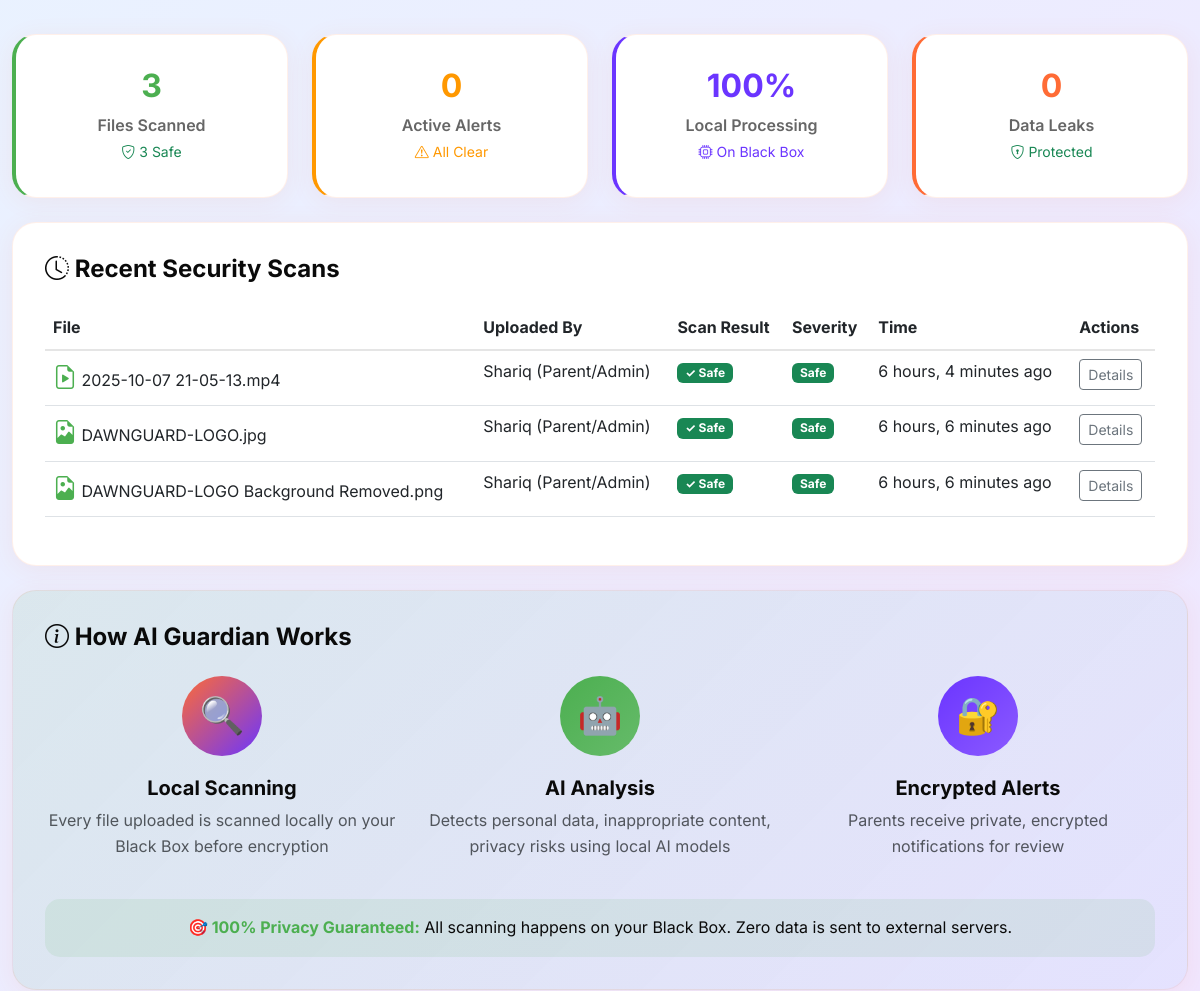
Page /guardian/ (signed in, middle part) on the earlier database version.
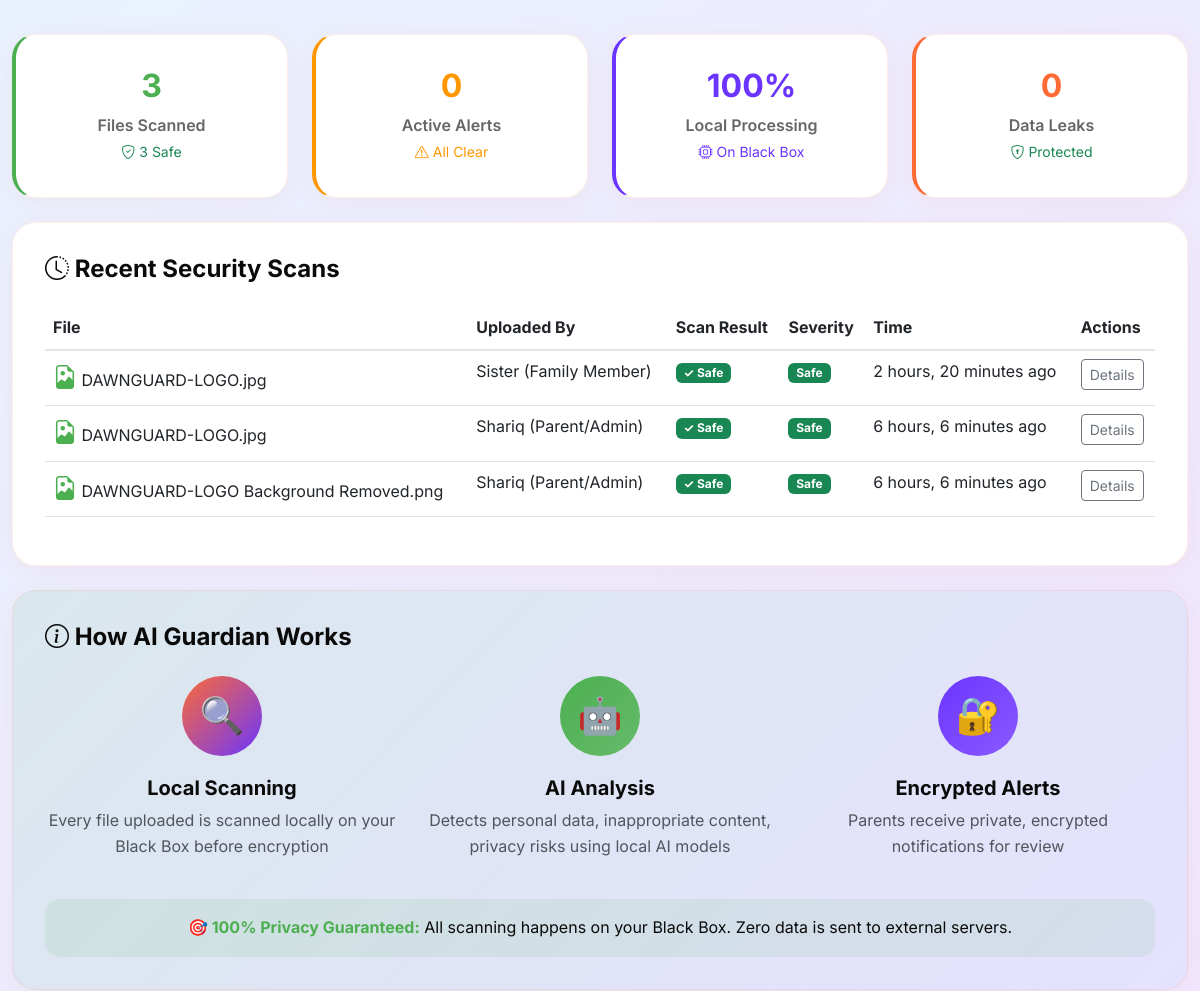
Same page on the later database version.
### core/models.py (models this page shows, shortened)
class AIGuardianScan(models.Model):
    SEVERITY_CHOICES = [
        ('safe', 'Safe'),
        ('low', 'Low Risk'),
        ('medium', 'Medium Risk'),
        ('high', 'High Risk'),
        ('critical', 'Critical'),
    ]
    STATUS_CHOICES = [
        ('pending', 'Pending'),
        ('scanning', 'Scanning'),
        ('completed', 'Completed'),
        ('error', 'Error'),
    ]
    file = models.OneToOneField(VaultFile, on_delete=models.CASCADE, related_name='guardian_scan')
    scanned_by = models.ForeignKey(FamilyMember, on_delete=models.CASCADE)
    status = models.CharField(max_length=20, choices=STATUS_CHOICES, default='pending')
    severity = models.CharField(max_length=20, choices=SEVERITY_CHOICES, default='safe')
    risk_score = models.IntegerField(default=0)  # 0-100
    detected_patterns = models.JSONField(default=list)  # ["SSN", "Credit Card"]
    detected_keywords = models.JSONField(default=list)  # ["password", "confidential"]
    risk_categories = models.JSONField(default=list)  # ["personal_data", "privacy"]
    ai_summary = models.TextField(blank=True)
    recommendations = models.TextField(blank=True)
    created_at = models.DateTimeField(auto_now_add=True)
    completed_at = models.DateTimeField(null=True, blank=True)
    parent_notified = models.BooleanField(default=False)
    notification_sent_at = models.DateTimeField(null=True, blank=True)
    class Meta:
        ordering = ['-created_at']
    def is_alert(self):
        return self.severity in ['medium', 'high', 'critical']
    def get_severity_color(self):
        colors = {
            'safe': 'success',
            'low': 'info',
            'medium': 'warning',
            'high': 'danger',
            'critical': 'danger',
        }
        return colors.get(self.severity, 'secondary')

class VaultFile(models.Model):
    FILE_TYPE_CHOICES = [
        ('document', 'Document'),
        ('image', 'Image'),
        ('video', 'Video'),
        ('audio', 'Audio'),
        ('archive', 'Archive'),
        ('other', 'Other'),
    ]
    name = models.CharField(max_length=255)
    original_name = models.CharField(max_length=255)
    file = models.FileField(upload_to='vault_files/%Y/%m/%d/')
    folder = models.ForeignKey(VaultFolder, on_delete=models.CASCADE, null=True, blank=True, related_name='files')
    owner = models.ForeignKey(FamilyMember, on_delete=models.CASCADE, related_name='files')
    file_type = models.CharField(max_length=20, choices=FILE_TYPE_CHOICES, default='other')
    file_size = models.BigIntegerField(default=0)  # Bytes
    mime_type = models.CharField(max_length=100, blank=True)
    is_encrypted = models.BooleanField(default=True)
    encryption_key_hash = models.CharField(max_length=64, blank=True)
    ai_description = models.TextField(blank=True)  # AI-generated description
    ai_tags = models.JSONField(default=list, blank=True)  # ["vacation", "beach", "2024"]
    ai_processed = models.BooleanField(default=False)
    thumbnail = models.ImageField(upload_to='vault_thumbnails/', null=True, blank=True)
    width = models.IntegerField(null=True, blank=True)
    height = models.IntegerField(null=True, blank=True)
    shared_with = models.ManyToManyField(FamilyMember, blank=True, related_name='shared_files')
    is_public_to_family = models.BooleanField(default=False)
    uploaded_at = models.DateTimeField(auto_now_add=True)
    last_accessed = models.DateTimeField(auto_now=True)
    download_count = models.IntegerField(default=0)
    blockchain_hash = models.CharField(max_length=100, blank=True, null=True)
    class Meta:
        ordering = ['-uploaded_at']
        indexes = [
            models.Index(fields=['owner', 'file_type']),
            models.Index(fields=['owner', 'uploaded_at']),
        ]
    def get_icon(self):
        icons = {
            'document': 'bi-file-earmark-text',
            'image': 'bi-file-earmark-image',
            'video': 'bi-file-earmark-play',
            'audio': 'bi-file-earmark-music',
            'archive': 'bi-file-earmark-zip',
            'other': 'bi-file-earmark',
        }
        return icons.get(self.file_type, 'bi-file-earmark')

class FamilyMember(models.Model):
    ROLE_CHOICES = [
        ('admin', 'Parent/Admin'),
        ('member', 'Family Member'),
        ('child', 'Child (Restricted)'),
    ]
    user = models.OneToOneField(User, on_delete=models.CASCADE, related_name='family_member')
    role = models.CharField(max_length=20, choices=ROLE_CHOICES, default='member')
    display_name = models.CharField(max_length=100)  # "Mom", "Dad", "Sarah"
    avatar_color = models.CharField(max_length=7, default='#FF6B35')  # Hex color
    storage_quota_gb = models.IntegerField(default=50)  # GB per member
    ai_chat_enabled = models.BooleanField(default=True)
    file_upload_enabled = models.BooleanField(default=True)
    can_share_files = models.BooleanField(default=True)
    created_at = models.DateTimeField(auto_now_add=True)

### core/views.py (the view)
# urls.py: path('guardian/', views.guardian_alerts_view, name='guardian_alerts'),
@login_required
def guardian_alerts_view(request):
    from .models import AIGuardianScan, AIGuardianAlert, FamilyMember
    from django.db.models import Count, Q
    try:
        family_member = FamilyMember.objects.get(user=request.user)
        all_scans = AIGuardianScan.objects.select_related('file', 'scanned_by').all()
        if family_member.role == 'admin':
            active_alerts = AIGuardianAlert.objects.filter(
                status='active'
            ).select_related('scan__file', 'family_member').order_by('-created_at')[:5]
        else:
            active_alerts = AIGuardianAlert.objects.filter(
                family_member=family_member,
                status='active'
            ).select_related('scan__file').order_by('-created_at')[:5]
        total_scans = all_scans.count()
        safe_scans = all_scans.filter(severity='safe').count()
        alert_scans = all_scans.filter(severity__in=['medium', 'high', 'critical']).count()
        if total_scans > 0:
            safety_score = int((safe_scans / total_scans) * 100)
        else:
            safety_score = 100
        recent_scans = all_scans.order_by('-created_at')[:20]
        severity_stats = all_scans.values('severity').annotate(count=Count('id'))
        context = {
            'family_member': family_member,
            'safety_score': safety_score,
            'total_scans': total_scans,
            'safe_scans': safe_scans,
            'alert_scans': alert_scans,
            'active_alerts': active_alerts,
            'recent_scans': recent_scans,
            'severity_stats': severity_stats,
        }
        return render(request, 'guardian_alerts.html', context)
    except FamilyMember.DoesNotExist:
        from .models import FamilyMember
        family_member = FamilyMember.objects.create(
            user=request.user,
            display_name=request.user.username.title(),
            role='admin'
        )
        return redirect('guardian_alerts')

### templates/guardian_alerts.html (shortened to what the changed rows need)
{% extends 'base.html' %}
{% load static %}
{% block content %}
<div class="container-fluid py-4" style="background: linear-gradient(135deg, #E8F4FF, #f0e6ff); min-height: 100vh;">
    <div class="row">
        <div class="col-12">
            <div class="dawn-card">
                <div class="table-responsive">
                    <table class="table table-hover">
                        <thead>
                            <tr style="border-bottom: 2px solid rgba(0,0,0,0.1);">
                                <th>File</th>
                                <th>Uploaded By</th>
                                <th>Scan Result</th>
                                <th>Severity</th>
                                <th>Time</th>
                                <th>Actions</th>
                            </tr>
                        </thead>
                        <tbody>
                            {% if recent_scans %}
                            {% for scan in recent_scans %}
                            <tr style="cursor: pointer; {% if scan.is_alert %}background: rgba(255,152,0,0.05);{% endif %}">
                                <td>
                                    <i class="{{ scan.file.get_icon }}" style="color: {% if scan.severity == 'safe' %}#4CAF50{% elif scan.severity == 'low' %}#2196F3{% elif scan.severity == 'medium' %}#FF9800{% else %}#f44336{% endif %}; font-size: 24px;"></i>
                                    {{ scan.file.name }}
                                </td>
                                <td>{{ scan.scanned_by.display_name }} ({{ scan.scanned_by.get_role_display }})</td>
                                <td>
                                    {% if scan.severity == 'safe' %}
                                    <span class="badge bg-success">✓ Safe</span>
                                    {% else %}
                                    {% for category in scan.risk_categories %}
                                    <span class="badge bg-{% if scan.severity == 'high' or scan.severity == 'critical' %}danger{% elif scan.severity == 'medium' %}warning{% else %}info{% endif %}">{{ category|title }}</span>
                                    {% endfor %}
                                    {% endif %}
                                </td>
                                <td>
                                    <span class="badge bg-{{ scan.get_severity_color }}">{{ scan.severity|title }}</span>
                                </td>
                                <td>{{ scan.created_at|timesince }} ago</td>
                                <td>
                                    <button class="btn btn-sm btn-outline-{% if scan.is_alert %}primary{% else %}secondary{% endif %}">{% if scan.is_alert %}View{% else %}Details{% endif %}</button>
                                </td>
                            </tr>
                            {% endfor %}
                            {% endif %}
                        </tbody>
                    </table>
                </div>
            </div>
        </div>
    </div>
</div>
{% endblock %}

Differences in the rows shown:
removed AIGuardianScan: file.name "2025-10-07 21-05-13.mp4", scanned_by.display_name "Shariq", scanned_by.role "Parent/Admin", shows "✓ Safe", severity "Safe", created_at "6 hours, 4 minutes", shows "Details"
added AIGuardianScan: file.name "DAWNGUARD-LOGO.jpg", scanned_by.display_name "Sister", scanned_by.role "Family Member", shows "✓ Safe", severity "Safe", created_at "2 hours, 20 minutes", shows "Details"
